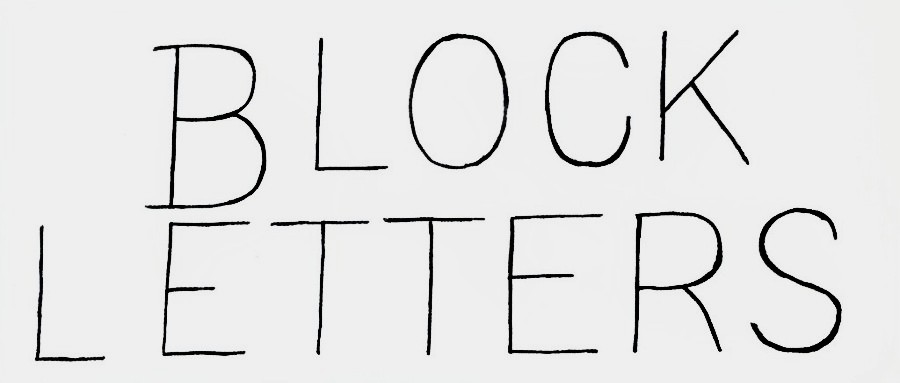
#> input picture backend/atest/block1.png, 900 x 383 px, found by its file name
$ python Loop_Percentage.py
#> lines starting #> are read from the running program, lines starting #| are printed output that depends on the picture; after the words box and inside, x2 and y2 are one past the last pixel; in counts of white or black regions, pixels touching at a corner belong together
import cv2
import numpy as np
import matplotlib.pyplot as plt
import base64
from io import BytesIO

class LoopDetectionAnalyzer:
    """
    Analyzes an image of handwriting to detect and quantify loops
    characteristic of cursive or mixed styles, attempting to exclude
    structural holes found in standard block letters. Uses fixed
    internal parameters for processing and filtering.
    """
    def __init__(self, image_input, is_base64=True):
        """
        Initializes the analyzer by loading the image.

        Parameters:
            image_input (str): Base64 encoded image string or image file path.
            is_base64 (bool): True if image_input is base64, False if it's a path.
        """
#> called with is_base64 = False
        self.img = None
        if is_base64:
            img_data = base64.b64decode(image_input)
            nparr = np.frombuffer(img_data, np.uint8)
            # Decode as color
            self.img = cv2.imdecode(nparr, cv2.IMREAD_COLOR)
            if self.img is None: raise ValueError("Could not decode base64 image.")
        else:
            # Read as color
            self.img = cv2.imread(image_input, cv2.IMREAD_COLOR)
#> self.img is the input picture: shape (383, 900, 3); mean B, G, R 228.1, 228.1, 228
            if self.img is None: raise ValueError(f"Could not read image at path: {image_input}")

        # Get dimensions from the loaded image
        self.original_height, self.original_width = self.img.shape[:2]

        # --- Internal state (results of preprocessing/analysis) ---
        self.binary_image = None  # Will be created in _preprocess_image
        self.detected_loops = []
        self.loop_vertex_counts = []
        self.loop_areas = []
        self.analyzed_top_level_shapes = 0
        self.shapes_with_loops = 0

    def _reset_analysis_data(self):
        """
        Resets lists that store results between runs (if object is reused).
        """
        self.detected_loops = []
        self.loop_vertex_counts = []
        self.loop_areas = []
        self.analyzed_top_level_shapes = 0
        self.shapes_with_loops = 0

    def _preprocess_image(self):
        """
        Applies fixed preprocessing steps.
        """
        _BLUR_KSIZE = 3  # Kernel size for Gaussian Blur (must be odd > 1, or <=1 to disable)
        _THRESH_VALUE = 127  # Threshold value for cv2.threshold
        _THRESH_MAX_VALUE = 255  # Max value for thresholding
        _THRESH_TYPE = cv2.THRESH_BINARY_INV  # Invert: strokes become white
        _MORPH_CLOSE_KERNEL_SIZE = (3, 3)  # Kernel size for morphological closing

        # 1. Convert to Grayscale
        if len(self.img.shape) == 3:
            self.gray_image = cv2.cvtColor(self.img, cv2.COLOR_BGR2GRAY)
        else:  # Assume already grayscale
            self.gray_image = self.img.copy()

        processed = self.gray_image.copy()

        # 2. Gaussian Blur (Optional)
        if _BLUR_KSIZE > 1:
            ksize = _BLUR_KSIZE if _BLUR_KSIZE % 2 != 0 else _BLUR_KSIZE + 1  # Ensure odd
            processed = cv2.GaussianBlur(processed, (ksize, ksize), 0)

        # 3. Thresholding
        ret, self.binary_image = cv2.threshold(processed, _THRESH_VALUE, _THRESH_MAX_VALUE, _THRESH_TYPE)

        # 4. Morphological Closing (to close small gaps)
        kernel = np.ones(_MORPH_CLOSE_KERNEL_SIZE, np.uint8)
        self.binary_image = cv2.morphologyEx(self.binary_image, cv2.MORPH_CLOSE, kernel)

    def _find_contours_and_filter_loops(self):
        """
        Finds contours, filters out tiny noise contours (like dots),
        and then applies fixed filtering rules (area, vertex count)
        to identify style loops based on hierarchy.
        """
        # --- Fixed Filtering Parameters ---
        MIN_CONTOUR_AREA_OVERALL = 200  # NEW: Min area to consider ANY contour (filters dots)
        LOOP_MIN_AREA = 15             # Min area of the inner hole
        PARENT_MIN_AREA = 50           # Min area of the outer shape containing the hole
        APPROX_EPSILON_FACTOR = 0.025  # Factor for approxPolyDP accuracy
        MAX_LOOP_VERTICES = 6          # Max corners allowed for a smooth loop

        # 1. Find all contours initially
        all_contours_initial, hierarchy_initial = cv2.findContours(self.binary_image, cv2.RETR_TREE, cv2.CHAIN_APPROX_SIMPLE)

        # 2. Filter out very small contours (dots, noise)
        valid_indices = set()
        filtered_contours = []
        for i, contour in enumerate(all_contours_initial):
            area = cv2.contourArea(contour)
            # Keep contour only if its area meets the *overall* minimum
            if area >= MIN_CONTOUR_AREA_OVERALL:
                valid_indices.add(i)
                filtered_contours.append(contour)  # Keep the contour itself if needed later, but we mostly need indices

        # Use the original hierarchy but process only valid indices
        all_hierarchy = hierarchy_initial[0]

        # Clear previous results before populating based on filtered contours
        self._reset_analysis_data()

        parent_indices_with_loops = set() # Track parents containing valid loops

        # 3. Iterate through the *original* indices, but check if they are still valid
        for i in range(len(all_hierarchy)):
            # Skip if this contour was filtered out due to small area
            if i not in valid_indices:
                continue

            # --- Get contour and hierarchy for valid index ---
            # Access the original contour list using the valid index 'i'
            contour = all_contours_initial[i]
            current_hierarchy = all_hierarchy[i]
            parent_index = current_hierarchy[3]

            # --- Check if it's an inner contour AND its parent is also valid ---
            if parent_index != -1 and parent_index in valid_indices:
                loop_area = cv2.contourArea(contour) # Area already known to be >= MIN_CONTOUR_AREA_OVERALL

                # --- Apply specific LOOP Area Filter ---
                if loop_area >= LOOP_MIN_AREA:
                    # --- Check Parent Area (using original contour list for parent) ---
                    parent_contour = all_contours_initial[parent_index]
                    parent_area = cv2.contourArea(parent_contour) # Parent area already >= MIN_CONTOUR_AREA_OVERALL

                    if parent_area >= PARENT_MIN_AREA:
                        # --- Apply Corner/Vertex Count Filter ---
                        vertex_count = 0
                        perimeter = cv2.arcLength(contour, True)
                        if perimeter > 1e-6:
                            try:
                                epsilon = APPROX_EPSILON_FACTOR * perimeter
                                approx_poly = cv2.approxPolyDP(contour, epsilon, True)
                                vertex_count = len(approx_poly)
                            except Exception: pass # Ignore errors

                        # Check vertex count
                        if 0 < vertex_count <= MAX_LOOP_VERTICES:
                            # --- Style Loop Detected ---
                            self.detected_loops.append(contour) # Store the actual contour
                            self.loop_areas.append(loop_area)
                            self.loop_vertex_counts.append(vertex_count)
                            parent_indices_with_loops.add(parent_index)

        # 4. Final calculations based on filtered results
        self.shapes_with_loops = len(parent_indices_with_loops)
        # Count only valid top-level shapes
        self.analyzed_top_level_shapes = sum(
            1 for idx, h in enumerate(all_hierarchy)
            if h[3] == -1 and idx in valid_indices # Must be top-level AND not filtered out
        )

    def _calculate_loop_statistics(self):
        """ Calculates summary statistics based on filtered loops. """
        total_loops_found = len(self.detected_loops)
        # shapes_with_loops and analyzed_top_level_shapes are now calculated in _find_contours_and_filter_loops

        # Avoid division by zero
        percentage_shapes = 0.0
        if self.analyzed_top_level_shapes > 0:
             percentage_shapes = (self.shapes_with_loops / self.analyzed_top_level_shapes) * 100

        avg_loops_per_shape = 0.0
        if self.shapes_with_loops > 0:
            avg_loops_per_shape = total_loops_found / self.shapes_with_loops

        metrics = {
            'total_loops_found': total_loops_found,
            'avg_loop_area': np.mean(self.loop_areas) if total_loops_found > 0 else 0,
            'avg_loop_vertex_count': np.mean(self.loop_vertex_counts) if total_loops_found > 0 else 0,
            'median_loop_vertex_count': np.median(self.loop_vertex_counts) if total_loops_found > 0 else 0,
            'shapes_with_loops': self.shapes_with_loops,
            'percentage_shapes_with_loops': percentage_shapes,
            'avg_loops_per_shape_with_loops': avg_loops_per_shape,
            'analyzed_top_level_shapes': self.analyzed_top_level_shapes,
        }
        return metrics

    def _generate_visualization(self, metrics):
        """ Generates visualization with the key metric bar chart. """
        graphs = []
        if self.img is None:
             print("Warning: Original color image not available for visualization.")
             return graphs # Cannot visualize without the color image

        img_rgb = cv2.cvtColor(self.img, cv2.COLOR_BGR2RGB)
        vis_image = img_rgb.copy()

        # --- Fixed visualization parameters ---
        LOOP_COLOR_BGR = (0, 255, 255) # Cyan
        LOOP_THICKNESS = 2
        BLUR_KSIZE_DISPLAY = 3 # Matching the hardcoded blur size

        # Draw detected loops
        if self.detected_loops:
             cv2.drawContours(vis_image, self.detected_loops, -1, LOOP_COLOR_BGR, thickness=LOOP_THICKNESS)

        plt.figure("Loop Detection Analysis", figsize=(10, 8))

        # Subplot 1: Original
        plt.subplot(2, 2, 1); plt.imshow(img_rgb); plt.title("Original Image"); plt.axis('off')

        # Subplot 2: Preprocessed
        plt.subplot(2, 2, 2)
        if self.binary_image is not None:
            plt.imshow(self.binary_image, cmap='gray')
            plt.title(f"Preprocessed Image")
        else:
            plt.title("Preprocessed Image (Not Available)")
        plt.axis('off')

        # Subplot 3: Detected Loops
        plt.subplot(2, 2, 3); plt.imshow(vis_image)
        plt.title(f"Detected Style Loops ({metrics.get('total_loops_found', 0)}) Highlighted"); plt.axis('off')

        # Subplot 4: Key Metric Bar Chart
        plt.subplot(2, 2, 4)
        plt.title("Loop Style Prevalence")
        percentage = metrics.get('percentage_shapes_with_loops', 0.0)
        bars = plt.bar([''], [percentage], color='dodgerblue', width=0.4)
        plt.ylim(0, 105); plt.ylabel("Shapes with Style Loops (%)"); plt.xticks([])
        for bar in bars:
            yval = bar.get_height()
            plt.text(bar.get_x() + bar.get_width()/2.0, yval + 3, f'{yval:.1f}%',
                     va='bottom', ha='center', fontsize=11, fontweight='bold')
        plt.grid(axis='y', linestyle='--', alpha=0.6)
        plt.gca().spines['top'].set_visible(False)
        plt.gca().spines['right'].set_visible(False)
        plt.gca().spines['bottom'].set_visible(False)

        plt.tight_layout(pad=1.5)
        buf = BytesIO(); plt.savefig(buf, format='png', bbox_inches='tight'); buf.seek(0)
        plot_base64 = base64.b64encode(buf.getvalue()).decode('utf-8'); plt.close()
        graphs.append(plot_base64)
        return graphs

    def analyze(self, debug=False):
        """
        Runs the analysis pipeline: preprocess, find loops, calculate stats.

        Parameters:
            debug (bool): If True, generates and includes visualization graphs.

        Returns:
            dict: Contains 'metrics' dictionary and 'graphs' list (if debug=True).
        """
        try:
            self._preprocess_image()
#> in _preprocess_image, `ret, self.binary_image = cv2.threshold(processed, _THRESH_VALUE, _THRE..`:
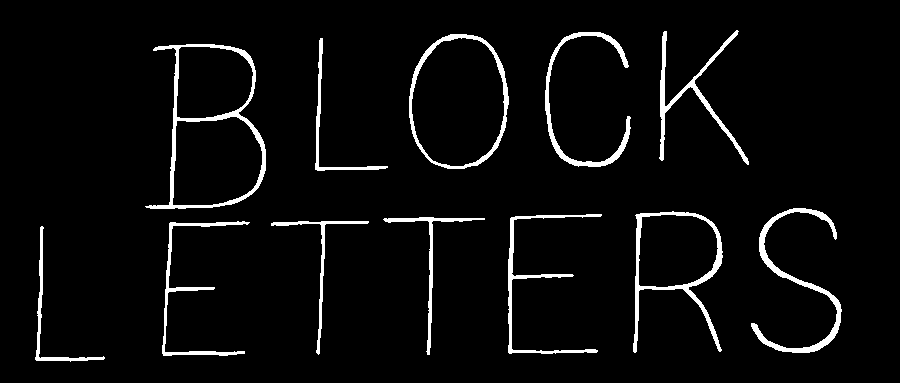
#> self.binary_image: shape (383, 900); 4.4% white; 12 white regions, largest, box (x1, y1, x2, y2) and area: (145, 44, 266, 209) 2236, (751, 208, 842, 353) 1786, (633, 211, 723, 353) 1717
#> in _preprocess_image, `ret, self.binary_image = cv2.threshold(processed, _THRESH_VALUE, _THRE..`: ret = 127
            self._find_contours_and_filter_loops()
#> in _find_contours_and_filter_loops, `all_contours_initial, hierarchy_initial = cv2.findContours(self.binary..`: all_contours_initial = 16 contours; largest, box (x1, y1, x2, y2) and area: (145, 44, 266, 209) 13247, (409, 34, 509, 169) 10746, (411, 37, 505, 167) 9616, (172, 116, 263, 206) 6778, (633, 211, 723, 353) 6350
#> the loop in _find_contours_and_filter_loops, `for i, contour in enumerate(all_contours_initial):` made 16 passes
#> area on passes 1 to 8: 490, 494, 784.5, 603.5, 881.5, 6350.5, 5020, 1479
#> after the loop in _find_contours_and_filter_loops, `for i, contour in enumerate(all_contours_initial):`: filtered_contours has the same summary as all_contours_initial; valid_indices = 16 items
#> in _find_contours_and_filter_loops, `all_hierarchy = hierarchy_initial[0]`: all_hierarchy = 16 rows, first 6: [1, -1, -1, -1], [2, 0, -1, -1], [3, 1, -1, -1], [4, 2, -1, -1], [5, 3, -1, -1], [7, 4, 6, -1]
#> the loop in _find_contours_and_filter_loops, `for i in range(len(all_hierarchy)):` made 16 passes
#> (current_hierarchy, parent_index, loop_area, parent_area, vertex_count, perimeter, epsilon) on passes 7, 10, 11, 14: ([-1, -1, -1, 5], 5, 5020, 6350.5, 6, 275.5, 6.89), ([10, -1, -1, 8], 8, 6777.5, 13247, 6, 324.3, 8.11), ([-1, 9, -1, 8], 8, 4769, 13247, 6, 268.7, 6.72), ([-1, -1, -1, 12], 12, 9616, 10745.5, 8, 377.7, 9.44)
#> after the loop in _find_contours_and_filter_loops, `for i in range(len(all_hierarchy)):`: parent_indices_with_loops = 2 items; self.detected_loops = 3 contours; box (x1, y1, x2, y2) and area: (172, 116, 263, 206) 6778, (638, 214, 718, 288) 5020, (176, 46, 254, 119) 4769; self.loop_areas = [5020, 6777.5, 4769]; self.loop_vertex_counts = [6, 6, 6]
#> in _find_contours_and_filter_loops, `self.shapes_with_loops = len(parent_indices_with_loops)`: self.shapes_with_loops = 2
#> in _find_contours_and_filter_loops, `self.analyzed_top_level_shapes = sum( 1 for idx, h in enumerate(all_hi..`: self.analyzed_top_level_shapes = 12
            metrics = self._calculate_loop_statistics()
#> in _calculate_loop_statistics, `total_loops_found = len(self.detected_loops)`: total_loops_found = 3
#> in _calculate_loop_statistics, `percentage_shapes = (self.shapes_with_loops / self.analyzed_top_level_..`: percentage_shapes = 16.67
#> in _calculate_loop_statistics, `avg_loops_per_shape = total_loops_found / self.shapes_with_loops`: avg_loops_per_shape = 1.5
#> in _calculate_loop_statistics, `metrics = { 'total_loops_found': total_loops_found, 'avg_loop_area': n..`: metrics = {'total_loops_found': 3, 'avg_loop_area': 5522.2, 'avg_loop_vertex_count': 6, 'median_loop_vertex_count': 6, 'shapes_with_loops': 2, 'percentage_shapes_with_loops': 16.67, 'avg_loops_per_shape_with_loops': 1.5, 'analyzed_top_level_shapes': 12}
        except Exception as e:
            print(f"Error during analysis steps: {e}")
            # Return empty/default results on error
            return {'metrics': self._calculate_loop_statistics(), 'graphs': [], 'preprocessed_image': None} # Ensure metrics dict structure exists

        result = {'metrics': metrics, 'graphs': [], 'preprocessed_image': None}

        if debug:
            # Generate visualization only if metrics seem valid
            if metrics and metrics.get('analyzed_top_level_shapes') is not None :
                 try:
                    result['graphs'] = self._generate_visualization(metrics=metrics)
#> in _generate_visualization, `cv2.drawContours(vis_image, self.detected_loops, -1, LOOP_COLOR_BGR, t..`:
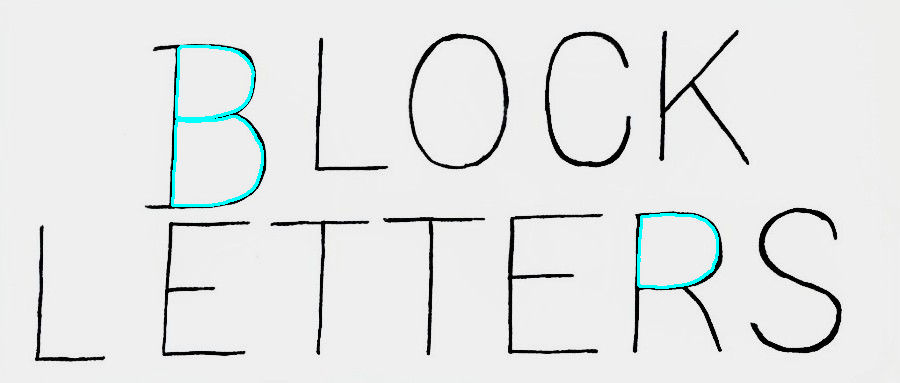
#> vis_image: shape (383, 900, 3); mean R, G, B 227.4, 229.4, 229.4
#> in _generate_visualization, `percentage = metrics.get('percentage_shapes_with_loops', 0.0)`: percentage = 16.67
#> the loop in _generate_visualization, `for bar in bars:` made 1 pass
#> yval on pass 1: 16.67
#> in _generate_visualization, `buf = BytesIO()`:
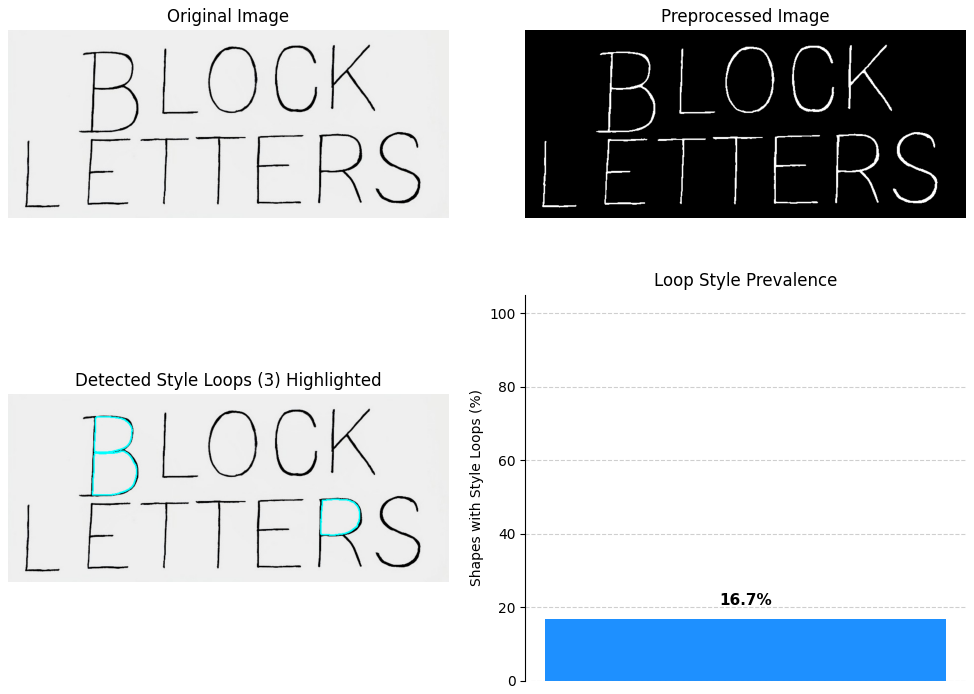
#> figure drawn by matplotlib, 4 panels
                 except Exception as e:
                    print(f"Error during visualization generation: {e}")
                    result['graphs'] = [] # Ensure graphs list exists even if viz fails
            else:
                print("Warning: Skipping visualization due to missing or invalid metrics.")
                result['graphs'] = []

            # Add the preprocessed image as base64
            if self.binary_image is not None:
                _, buffer = cv2.imencode('.png', self.binary_image)
#> buffer = 7933 values, max 255 at index 351, min 0 at index 8, mean 117.9
                result['preprocessed_image'] = base64.b64encode(buffer).decode('utf-8')

        return result

# === Example usage ===
if __name__ == "__main__":
    # --- Image Selection ---
    image_path = r"C:\Users\Samson\Desktop\Coding\IPPR\backend\atest\block1.png"
    analyzer = LoopDetectionAnalyzer(image_path, is_base64=False)
    results = analyzer.analyze(debug=True)
#> results = 3 items

    print("\n===== Loop Detection Results =====")
    metrics = results['metrics']
    for key, value in metrics.items():
        if isinstance(value, float):
            print(f"{key}: {value:.4f}")
        else:
            print(f"{key}: {value}")
#> this loop made 8 passes
#> (key, value) on passes 1 to 8: ('total_loops_found', 3), ('avg_loop_area', 5522.2), ('avg_loop_vertex_count', 6), ('median_loop_vertex_count', 6), ('shapes_with_loops', 2), ('percentage_shapes_with_loops', 16.67), ('avg_loops_per_shape_with_loops', 1.5), ('analyzed_top_level_shapes', 12)
#> (printed output is left out)

    # Display the image directly without saving
    if results['graphs']:
        from PIL import Image
        import io

        print("\nDisplaying visualization...")
        img_data = base64.b64decode(results['graphs'][0])
        img = Image.open(io.BytesIO(img_data))
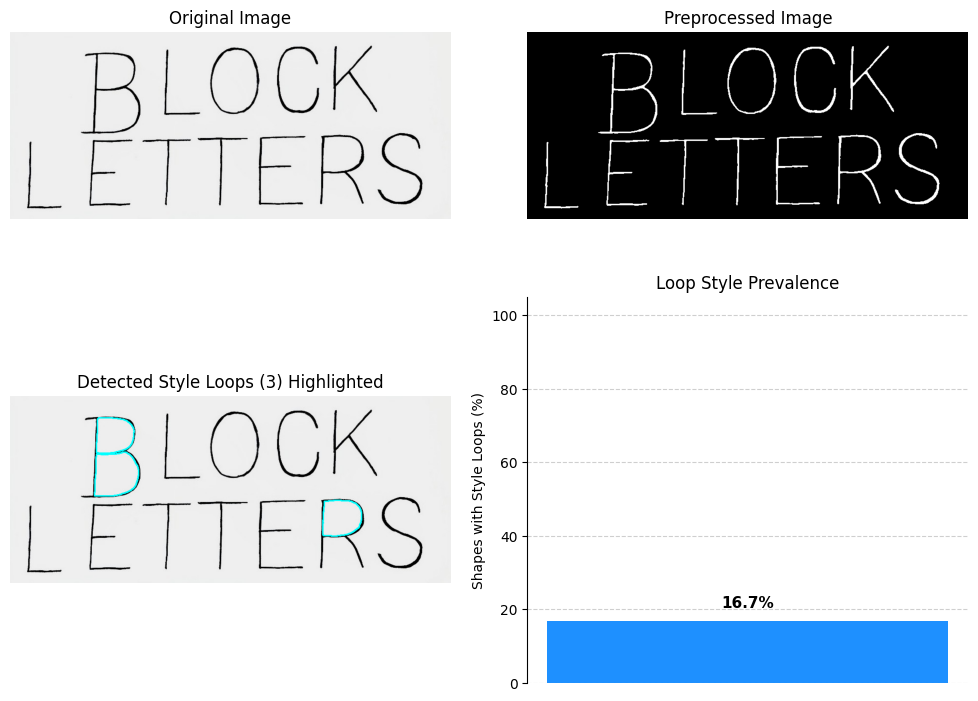
#> img: PIL image 978x701 RGBA; mean R, G, B, A 209.1, 213.5, 217.5, 255
        img.show()
